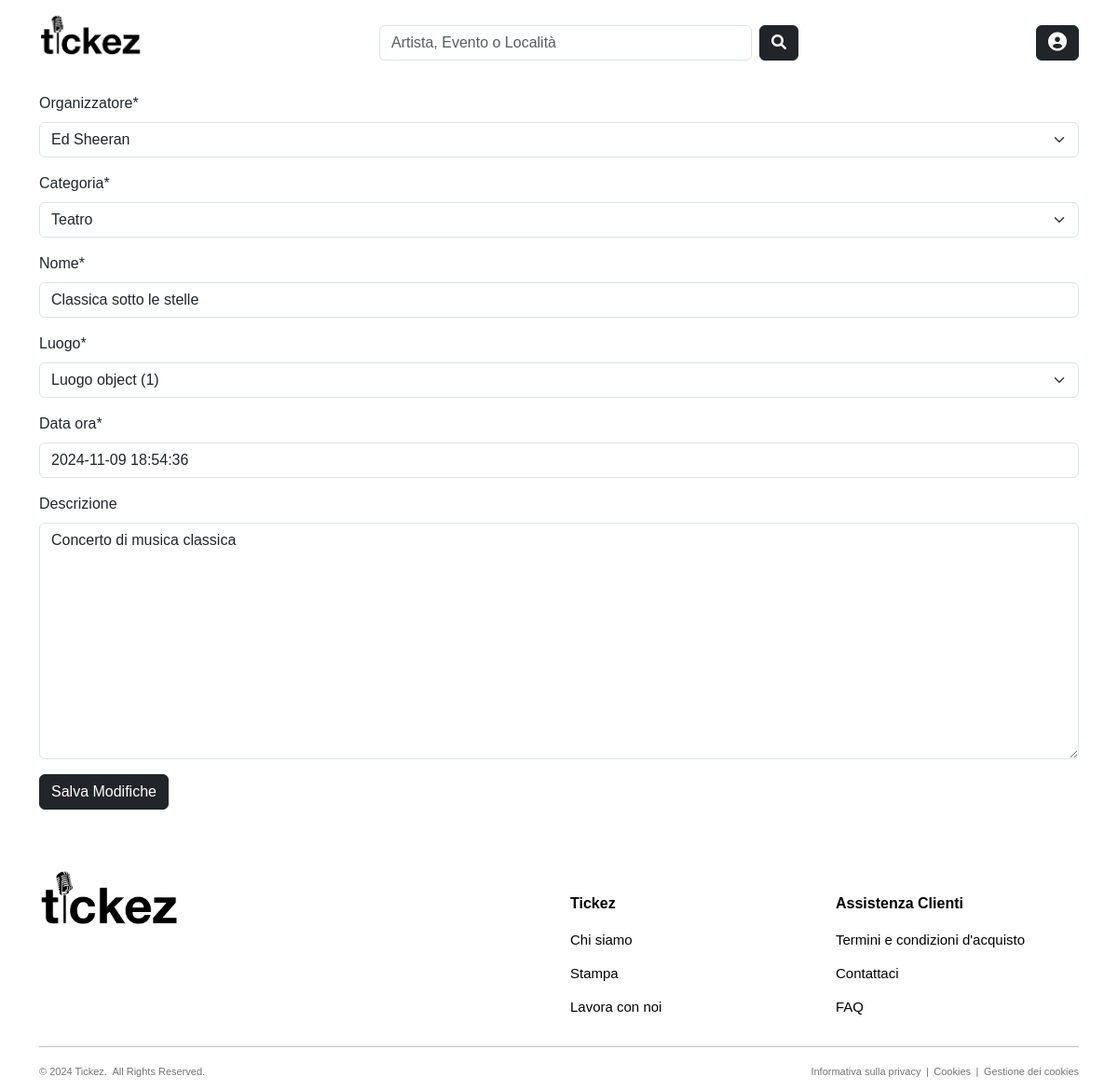
Before: /products/update_event/classica-sotto-le-stelle-5/ with the older database file.
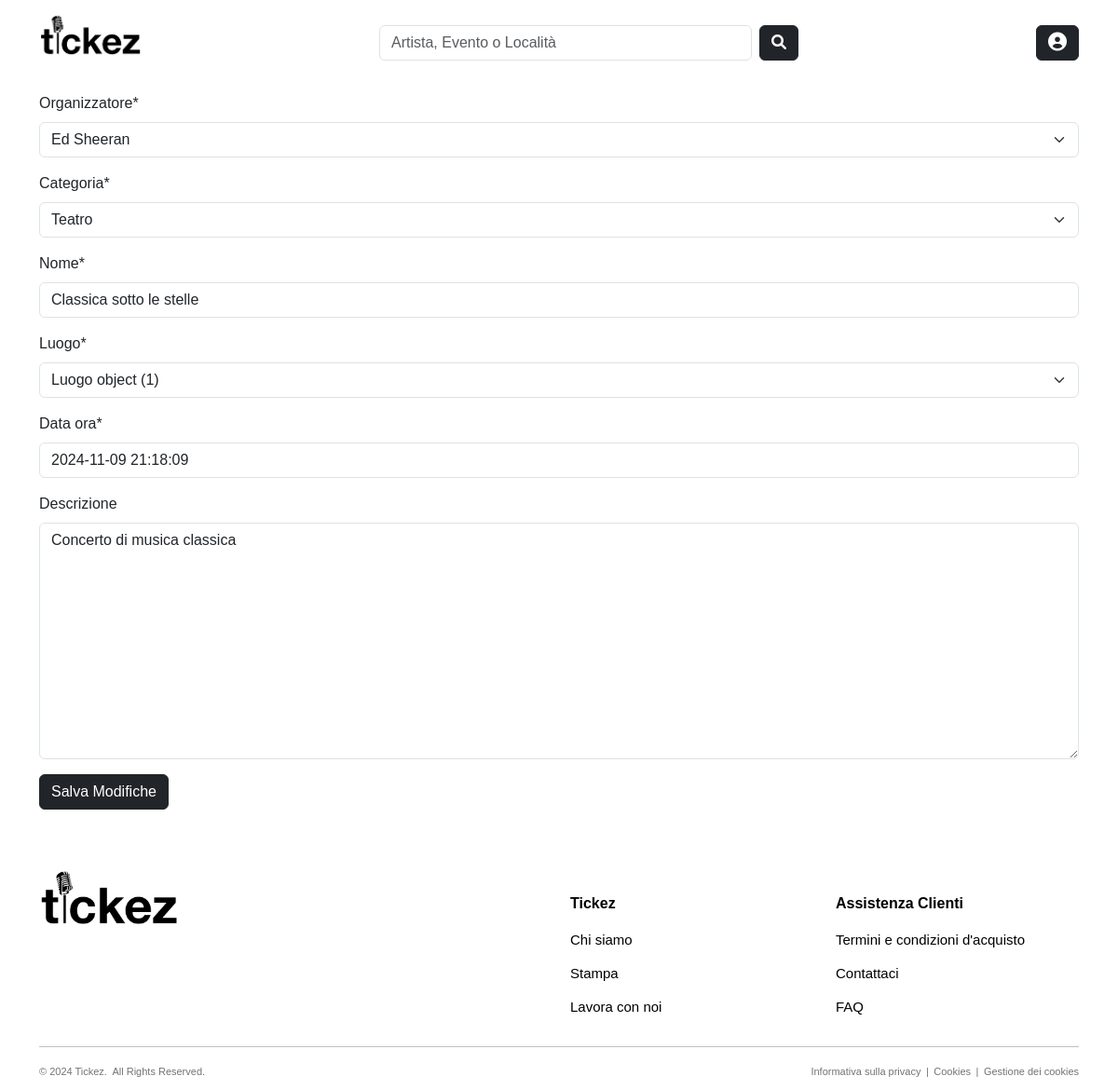
After: the same page with the newer database file.
### products/models.py (models this page shows, shortened)
class Evento(models.Model):
    CATEGORY_CHOICES = [
        ('Concerto', 'Concerto'),
        ('Festival', 'Festival'),
        ('Teatro', 'Teatro')
    ]
    nome = models.CharField(max_length=100, null=False, blank=False)
    slug = models.SlugField(max_length=200, null=False, unique=True, blank=True)
    categoria = models.CharField(max_length=100, choices=CATEGORY_CHOICES, null=False, blank=False)
    descrizione = models.TextField(null=True, blank=True, default='')
    data_ora = models.DateTimeField(null=False, blank=False, default=datetime.now())
    organizzatore = models.ForeignKey(to='users.Organizzatore', on_delete=models.CASCADE, null=False, blank=False, related_name='eventi_organizzati')
    luogo = models.ForeignKey(to='common.Luogo', on_delete=models.CASCADE, null=False, blank=False, related_name='eventi_programmati')
    followers = models.ManyToManyField(to='users.Utente', blank=True, default=None, related_name='eventi_preferiti')
    class Meta:
        verbose_name_plural = 'Eventi'

### products/views.py (the view, shortened to what this page needs)
# urls.py: path('update_event/<slug:slug>-<int:pk>/', views.UpdateEventView.as_view(), name="update-event"),
class UpdateEventView(UpdateView):
    model = Evento
    form_class = EventCrispyForm
    template_name = "products/update_event.html"
    def get_form_kwargs(self):
        kwargs = super().get_form_kwargs()
        kwargs['action'] = 'Salva Modifiche'
        return kwargs

### products/forms.py
class EventCrispyForm(forms.ModelForm):
    class Meta:
        model = Evento
        fields = ('organizzatore', 'categoria', 'nome', 'luogo', 'data_ora', 'descrizione')
    def __init__(self, *args, **kwargs):
        action = kwargs.pop('action', 'Crea Evento')
        super(EventCrispyForm, self).__init__(*args, **kwargs)
        self.helper = FormHelper()
        self.helper.form_id = 'event-crispy-form'
        self.helper.form_method = 'POST'
        self.helper.add_input(Submit('submit', action, css_class="btn-dark"))

### users/models.py (called while the page is built)
    def __str__(self):
        return self.nome

### products/templates/products/update_event.html (shortened to what this page needs)
{% extends "base.html" %}
{% load crispy_forms_tags %}
{% block content %}
    <div class="container">
        <form method="POST"> {% csrf_token %}
            {% crispy form %}
        </form>
    </div>
{% endblock %}

Changed rows visible on the page:
changed Evento "Ed Sheeran": data_ora "2024-11-09 18:54:36" → "2024-11-09 21:18:09"
